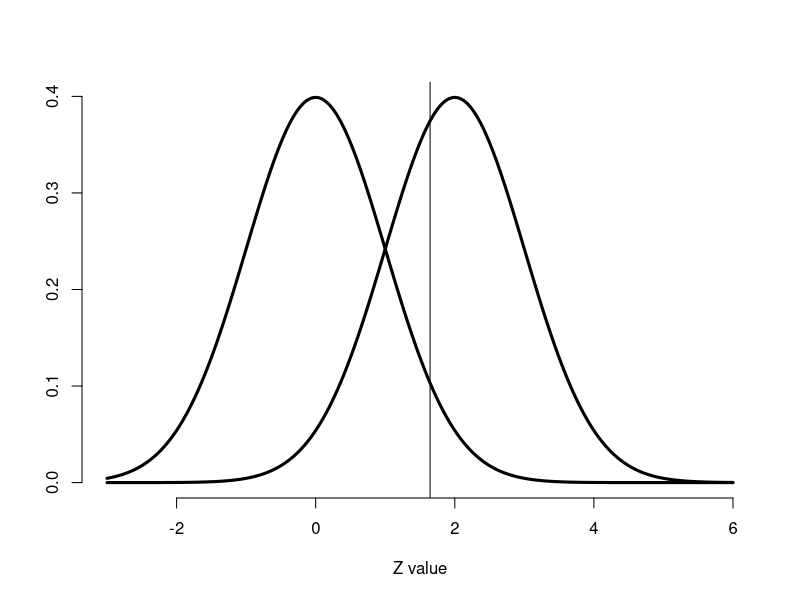

Here is the R script that generated this plot:
## ---- chunk 1
sigma <- 10; mu_0 = 0; mu_a = 2; n <- 100; alpha = .05
plot(c(-3, 6),c(0, dnorm(0)), type = "n", frame = F, xlab = "Z value", ylab = "")
xvals <- seq(-3, 6, length = 1000)
lines(xvals, dnorm(xvals), type = "l", lwd = 3)
lines(xvals, dnorm(xvals, mean = sqrt(n) * (mu_a - mu_0) / sigma), lwd =3)
abline(v = qnorm(1 - alpha))
